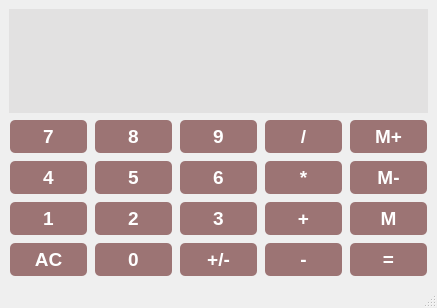
<?xml version="1.0" encoding="UTF-8"?>
<ui version="4.0">
 <class>Calculator</class>
 <widget class="QMainWindow" name="Calculator">
  <property name="geometry">
   <rect>
    <x>0</x>
    <y>0</y>
    <width>437</width>
    <height>308</height>
   </rect>
  </property>
  <property name="windowTitle">
   <string>Calculator</string>
  </property>
  <widget class="QWidget" name="centralwidget">
   <layout class="QGridLayout" name="gridLayout">
    <item row="4" column="4">
     <widget class="QPushButton" name="Memo">
      <property name="sizePolicy">
       <sizepolicy hsizetype="Preferred" vsizetype="Preferred">
        <horstretch>0</horstretch>
        <verstretch>0</verstretch>
       </sizepolicy>
      </property>
      <property name="font">
       <font>
        <pointsize>14</pointsize>
        <weight>75</weight>
        <bold>true</bold>
       </font>
      </property>
      <property name="styleSheet">
       <string notr="true">QPushButton{
background-color: #9c7474;
margin: 1px;
border-radius: 5px;
padding: 5px;
color: white;
}

QPushButton:pressed{
background-color: #bd8f8f;
border-radius: 5px;
margin: 1px;
padding: 5px;
}</string>
      </property>
      <property name="text">
       <string>M</string>
      </property>
     </widget>
    </item>
    <item row="5" column="4">
     <widget class="QPushButton" name="Equals">
      <property name="sizePolicy">
       <sizepolicy hsizetype="Preferred" vsizetype="Preferred">
        <horstretch>0</horstretch>
        <verstretch>0</verstretch>
       </sizepolicy>
      </property>
      <property name="font">
       <font>
        <pointsize>14</pointsize>
        <weight>75</weight>
        <bold>true</bold>
       </font>
      </property>
      <property name="styleSheet">
       <string notr="true">QPushButton{
background-color: #9c7474;
margin: 1px;
border-radius: 5px;
padding: 5px;
color: white;
}

QPushButton:pressed{
background-color: #bd8f8f;
border-radius: 5px;
margin: 1px;
padding: 5px;
}</string>
      </property>
      <property name="text">
       <string>=</string>
      </property>
     </widget>
    </item>
    <item row="4" column="3">
     <widget class="QPushButton" name="Add">
      <property name="sizePolicy">
       <sizepolicy hsizetype="Preferred" vsizetype="Preferred">
        <horstretch>0</horstretch>
        <verstretch>0</verstretch>
       </sizepolicy>
      </property>
      <property name="font">
       <font>
        <pointsize>14</pointsize>
        <weight>75</weight>
        <bold>true</bold>
       </font>
      </property>
      <property name="styleSheet">
       <string notr="true">QPushButton{
background-color: #9c7474;
margin: 1px;
border-radius: 5px;
padding: 5px;
color: white;
}

QPushButton:pressed{
background-color: #bd8f8f;
border-radius: 5px;
margin: 1px;
padding: 5px;
}</string>
      </property>
      <property name="text">
       <string>+</string>
      </property>
     </widget>
    </item>
    <item row="2" column="1">
     <widget class="QPushButton" name="Button8">
      <property name="sizePolicy">
       <sizepolicy hsizetype="Preferred" vsizetype="Preferred">
        <horstretch>0</horstretch>
        <verstretch>0</verstretch>
       </sizepolicy>
      </property>
      <property name="font">
       <font>
        <pointsize>14</pointsize>
        <weight>75</weight>
        <bold>true</bold>
       </font>
      </property>
      <property name="styleSheet">
       <string notr="true">QPushButton{
background-color: #9c7474;
margin: 1px;
border-radius: 5px;
padding: 5px;
color: white;
}

QPushButton:pressed{
background-color: #bd8f8f;
border-radius: 5px;
margin: 1px;
padding: 5px;
}</string>
      </property>
      <property name="text">
       <string>8</string>
      </property>
     </widget>
    </item>
    <item row="3" column="4">
     <widget class="QPushButton" name="Memosub">
      <property name="sizePolicy">
       <sizepolicy hsizetype="Preferred" vsizetype="Preferred">
        <horstretch>0</horstretch>
        <verstretch>0</verstretch>
       </sizepolicy>
      </property>
      <property name="font">
       <font>
        <pointsize>14</pointsize>
        <weight>75</weight>
        <bold>true</bold>
       </font>
      </property>
      <property name="styleSheet">
       <string notr="true">QPushButton{
background-color: #9c7474;
margin: 1px;
border-radius: 5px;
padding: 5px;
color: white;
}

QPushButton:pressed{
background-color: #bd8f8f;
border-radius: 5px;
margin: 1px;
padding: 5px;
}</string>
      </property>
      <property name="text">
       <string>M-</string>
      </property>
     </widget>
    </item>
    <item row="2" column="4">
     <widget class="QPushButton" name="Memoadd">
      <property name="sizePolicy">
       <sizepolicy hsizetype="Preferred" vsizetype="Preferred">
        <horstretch>0</horstretch>
        <verstretch>0</verstretch>
       </sizepolicy>
      </property>
      <property name="font">
       <font>
        <pointsize>14</pointsize>
        <weight>75</weight>
        <bold>true</bold>
       </font>
      </property>
      <property name="styleSheet">
       <string notr="true">QPushButton{
background-color: #9c7474;
margin: 1px;
border-radius: 5px;
padding: 5px;
color: white;
}

QPushButton:pressed{
background-color: #bd8f8f;
border-radius: 5px;
margin: 1px;
padding: 5px;
}</string>
      </property>
      <property name="text">
       <string>M+</string>
      </property>
     </widget>
    </item>
    <item row="0" column="0" colspan="5">
     <widget class="QLineEdit" name="Display">
      <property name="sizePolicy">
       <sizepolicy hsizetype="Preferred" vsizetype="Expanding">
        <horstretch>0</horstretch>
        <verstretch>0</verstretch>
       </sizepolicy>
      </property>
      <property name="font">
       <font>
        <family>MS Reference Sans Serif</family>
        <pointsize>-1</pointsize>
       </font>
      </property>
      <property name="styleSheet">
       <string notr="true">QLineEdit{
	background-color: #e2e1e1;
    border: none;
   font-size: 30px;
}</string>
      </property>
      <property name="alignment">
       <set>Qt::AlignRight|Qt::AlignTrailing|Qt::AlignVCenter</set>
      </property>
     </widget>
    </item>
    <item row="3" column="3">
     <widget class="QPushButton" name="Multiply">
      <property name="sizePolicy">
       <sizepolicy hsizetype="Preferred" vsizetype="Preferred">
        <horstretch>0</horstretch>
        <verstretch>0</verstretch>
       </sizepolicy>
      </property>
      <property name="font">
       <font>
        <pointsize>14</pointsize>
        <weight>75</weight>
        <bold>true</bold>
       </font>
      </property>
      <property name="styleSheet">
       <string notr="true">QPushButton{
background-color: #9c7474;
margin: 1px;
border-radius: 5px;
padding: 5px;
color: white;
}

QPushButton:pressed{
background-color: #bd8f8f;
border-radius: 5px;
margin: 1px;
padding: 5px;
}</string>
      </property>
      <property name="text">
       <string>*</string>
      </property>
     </widget>
    </item>
    <item row="5" column="0">
     <widget class="QPushButton" name="Clear">
      <property name="sizePolicy">
       <sizepolicy hsizetype="Preferred" vsizetype="Preferred">
        <horstretch>0</horstretch>
        <verstretch>0</verstretch>
       </sizepolicy>
      </property>
      <property name="font">
       <font>
        <pointsize>14</pointsize>
        <weight>75</weight>
        <bold>true</bold>
       </font>
      </property>
      <property name="styleSheet">
       <string notr="true">QPushButton{
background-color: #9c7474;
margin: 1px;
border-radius: 5px;
padding: 5px;
color: white;
}

QPushButton:pressed{
background-color: #bd8f8f;
border-radius: 5px;
margin: 1px;
padding: 5px;
}</string>
      </property>
      <property name="text">
       <string>AC</string>
      </property>
     </widget>
    </item>
    <item row="2" column="3">
     <widget class="QPushButton" name="Divide">
      <property name="sizePolicy">
       <sizepolicy hsizetype="Preferred" vsizetype="Preferred">
        <horstretch>0</horstretch>
        <verstretch>0</verstretch>
       </sizepolicy>
      </property>
      <property name="font">
       <font>
        <pointsize>14</pointsize>
        <weight>75</weight>
        <bold>true</bold>
       </font>
      </property>
      <property name="styleSheet">
       <string notr="true">QPushButton{
background-color: #9c7474;
margin: 1px;
border-radius: 5px;
padding: 5px;
color: white;
}

QPushButton:pressed{
background-color: #bd8f8f;
border-radius: 5px;
margin: 1px;
padding: 5px;
}</string>
      </property>
      <property name="text">
       <string>/</string>
      </property>
     </widget>
    </item>
    <item row="4" column="1">
     <widget class="QPushButton" name="Button2">
      <property name="sizePolicy">
       <sizepolicy hsizetype="Preferred" vsizetype="Preferred">
        <horstretch>0</horstretch>
        <verstretch>0</verstretch>
       </sizepolicy>
      </property>
      <property name="font">
       <font>
        <pointsize>14</pointsize>
        <weight>75</weight>
        <bold>true</bold>
       </font>
      </property>
      <property name="styleSheet">
       <string notr="true">QPushButton{
background-color: #9c7474;
margin: 1px;
border-radius: 5px;
padding: 5px;
color: white;
}

QPushButton:pressed{
background-color: #bd8f8f;
border-radius: 5px;
margin: 1px;
padding: 5px;
}</string>
      </property>
      <property name="text">
       <string>2</string>
      </property>
     </widget>
    </item>
    <item row="3" column="1">
     <widget class="QPushButton" name="Button5">
      <property name="sizePolicy">
       <sizepolicy hsizetype="Preferred" vsizetype="Preferred">
        <horstretch>0</horstretch>
        <verstretch>0</verstretch>
       </sizepolicy>
      </property>
      <property name="font">
       <font>
        <pointsize>14</pointsize>
        <weight>75</weight>
        <bold>true</bold>
       </font>
      </property>
      <property name="styleSheet">
       <string notr="true">QPushButton{
background-color: #9c7474;
margin: 1px;
border-radius: 5px;
padding: 5px;
color: white;
}

QPushButton:pressed{
background-color: #bd8f8f;
border-radius: 5px;
margin: 1px;
padding: 5px;
}</string>
      </property>
      <property name="text">
       <string>5</string>
      </property>
     </widget>
    </item>
    <item row="4" column="2">
     <widget class="QPushButton" name="Button3">
      <property name="sizePolicy">
       <sizepolicy hsizetype="Preferred" vsizetype="Preferred">
        <horstretch>0</horstretch>
        <verstretch>0</verstretch>
       </sizepolicy>
      </property>
      <property name="font">
       <font>
        <pointsize>14</pointsize>
        <weight>75</weight>
        <bold>true</bold>
       </font>
      </property>
      <property name="styleSheet">
       <string notr="true">QPushButton{
background-color: #9c7474;
margin: 1px;
border-radius: 5px;
padding: 5px;
color: white;
}

QPushButton:pressed{
background-color: #bd8f8f;
border-radius: 5px;
margin: 1px;
padding: 5px;
}</string>
      </property>
      <property name="text">
       <string>3</string>
      </property>
     </widget>
    </item>
    <item row="5" column="3">
     <widget class="QPushButton" name="Subtract">
      <property name="sizePolicy">
       <sizepolicy hsizetype="Preferred" vsizetype="Preferred">
        <horstretch>0</horstretch>
        <verstretch>0</verstretch>
       </sizepolicy>
      </property>
      <property name="font">
       <font>
        <pointsize>14</pointsize>
        <weight>75</weight>
        <bold>true</bold>
       </font>
      </property>
      <property name="styleSheet">
       <string notr="true">QPushButton{
background-color: #9c7474;
margin: 1px;
border-radius: 5px;
padding: 5px;
color: white;
}

QPushButton:pressed{
background-color: #bd8f8f;
border-radius: 5px;
margin: 1px;
padding: 5px;
}</string>
      </property>
      <property name="text">
       <string>-</string>
      </property>
     </widget>
    </item>
    <item row="3" column="2">
     <widget class="QPushButton" name="Button6">
      <property name="sizePolicy">
       <sizepolicy hsizetype="Preferred" vsizetype="Preferred">
        <horstretch>0</horstretch>
        <verstretch>0</verstretch>
       </sizepolicy>
      </property>
      <property name="font">
       <font>
        <pointsize>14</pointsize>
        <weight>75</weight>
        <bold>true</bold>
       </font>
      </property>
      <property name="styleSheet">
       <string notr="true">QPushButton{
background-color: #9c7474;
margin: 1px;
border-radius: 5px;
padding: 5px;
color: white;
}

QPushButton:pressed{
background-color: #bd8f8f;
border-radius: 5px;
margin: 1px;
padding: 5px;
}</string>
      </property>
      <property name="text">
       <string>6</string>
      </property>
     </widget>
    </item>
    <item row="2" column="0">
     <widget class="QPushButton" name="Button7">
      <property name="sizePolicy">
       <sizepolicy hsizetype="Preferred" vsizetype="Preferred">
        <horstretch>0</horstretch>
        <verstretch>0</verstretch>
       </sizepolicy>
      </property>
      <property name="font">
       <font>
        <pointsize>14</pointsize>
        <weight>75</weight>
        <bold>true</bold>
       </font>
      </property>
      <property name="styleSheet">
       <string notr="true">QPushButton{
background-color: #9c7474;
margin: 1px;
border-radius: 5px;
padding: 5px;
color: white;
}

QPushButton:pressed{
background-color: #bd8f8f;
border-radius: 5px;
margin: 1px;
padding: 5px;
}</string>
      </property>
      <property name="text">
       <string>7</string>
      </property>
     </widget>
    </item>
    <item row="3" column="0">
     <widget class="QPushButton" name="Button4">
      <property name="sizePolicy">
       <sizepolicy hsizetype="Preferred" vsizetype="Preferred">
        <horstretch>0</horstretch>
        <verstretch>0</verstretch>
       </sizepolicy>
      </property>
      <property name="font">
       <font>
        <pointsize>14</pointsize>
        <weight>75</weight>
        <bold>true</bold>
       </font>
      </property>
      <property name="styleSheet">
       <string notr="true">QPushButton{
background-color: #9c7474;
margin: 1px;
border-radius: 5px;
padding: 5px;
color: white;
}

QPushButton:pressed{
background-color: #bd8f8f;
border-radius: 5px;
margin: 1px;
padding: 5px;
}</string>
      </property>
      <property name="text">
       <string>4</string>
      </property>
     </widget>
    </item>
    <item row="5" column="2">
     <widget class="QPushButton" name="ChangeSign">
      <property name="sizePolicy">
       <sizepolicy hsizetype="Preferred" vsizetype="Preferred">
        <horstretch>0</horstretch>
        <verstretch>0</verstretch>
       </sizepolicy>
      </property>
      <property name="font">
       <font>
        <pointsize>14</pointsize>
        <weight>75</weight>
        <bold>true</bold>
       </font>
      </property>
      <property name="styleSheet">
       <string notr="true">QPushButton{
background-color: #9c7474;
margin: 1px;
border-radius: 5px;
padding: 5px;
color: white;
}

QPushButton:pressed{
background-color: #bd8f8f;
border-radius: 5px;
margin: 1px;
padding: 5px;
}</string>
      </property>
      <property name="text">
       <string>+/-</string>
      </property>
     </widget>
    </item>
    <item row="2" column="2">
     <widget class="QPushButton" name="Button9">
      <property name="sizePolicy">
       <sizepolicy hsizetype="Preferred" vsizetype="Preferred">
        <horstretch>0</horstretch>
        <verstretch>0</verstretch>
       </sizepolicy>
      </property>
      <property name="font">
       <font>
        <pointsize>14</pointsize>
        <weight>75</weight>
        <bold>true</bold>
       </font>
      </property>
      <property name="styleSheet">
       <string notr="true">QPushButton{
background-color: #9c7474;
margin: 1px;
border-radius: 5px;
padding: 5px;
color: white;
}

QPushButton:pressed{
background-color: #bd8f8f;
border-radius: 5px;
margin: 1px;
padding: 5px;
}</string>
      </property>
      <property name="text">
       <string>9</string>
      </property>
     </widget>
    </item>
    <item row="5" column="1">
     <widget class="QPushButton" name="Button0">
      <property name="sizePolicy">
       <sizepolicy hsizetype="Preferred" vsizetype="Preferred">
        <horstretch>0</horstretch>
        <verstretch>0</verstretch>
       </sizepolicy>
      </property>
      <property name="font">
       <font>
        <pointsize>14</pointsize>
        <weight>75</weight>
        <bold>true</bold>
       </font>
      </property>
      <property name="styleSheet">
       <string notr="true">QPushButton{
background-color: #9c7474;
margin: 1px;
border-radius: 5px;
padding: 5px;
color: white;
}

QPushButton:pressed{
background-color: #bd8f8f;
border-radius: 5px;
margin: 1px;
padding: 5px;
}</string>
      </property>
      <property name="text">
       <string>0</string>
      </property>
     </widget>
    </item>
    <item row="4" column="0">
     <widget class="QPushButton" name="Button1">
      <property name="sizePolicy">
       <sizepolicy hsizetype="Preferred" vsizetype="Preferred">
        <horstretch>0</horstretch>
        <verstretch>0</verstretch>
       </sizepolicy>
      </property>
      <property name="font">
       <font>
        <pointsize>14</pointsize>
        <weight>75</weight>
        <bold>true</bold>
       </font>
      </property>
      <property name="styleSheet">
       <string notr="true">QPushButton{
background-color: #9c7474;
margin: 1px;
border-radius: 5px;
padding: 5px;
color: white;
}

QPushButton:pressed{
background-color: #bd8f8f;
border-radius: 5px;
margin: 1px;
padding: 5px;
}</string>
      </property>
      <property name="text">
       <string>1</string>
      </property>
     </widget>
    </item>
   </layout>
  </widget>
  <widget class="QMenuBar" name="menubar">
   <property name="geometry">
    <rect>
     <x>0</x>
     <y>0</y>
     <width>437</width>
     <height>21</height>
    </rect>
   </property>
  </widget>
  <widget class="QStatusBar" name="statusbar"/>
 </widget>
 <resources/>
 <connections/>
</ui>
